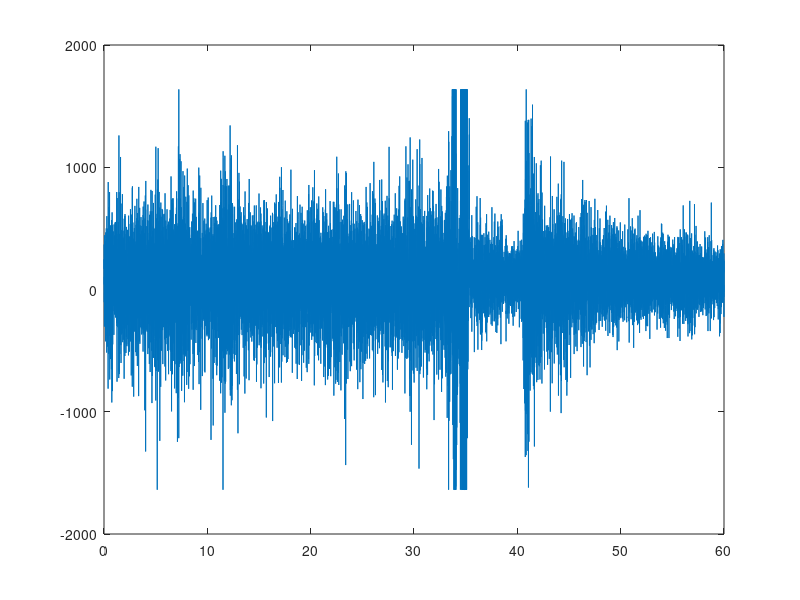

Here is the MATLAB script that generated this plot: (Note: this script raises an error after producing the figure.)
close all
clear all
clc

load('slp48m.mat')
signal=val;

[x,y]=size(signal);
fs=250;
duracion_sig=y/fs;
T=1/fs;
t=T:T:duracion_sig;

plot(t,signal)

figure,
spectrogram(signal,256,250,256,fs,'yaxis')


